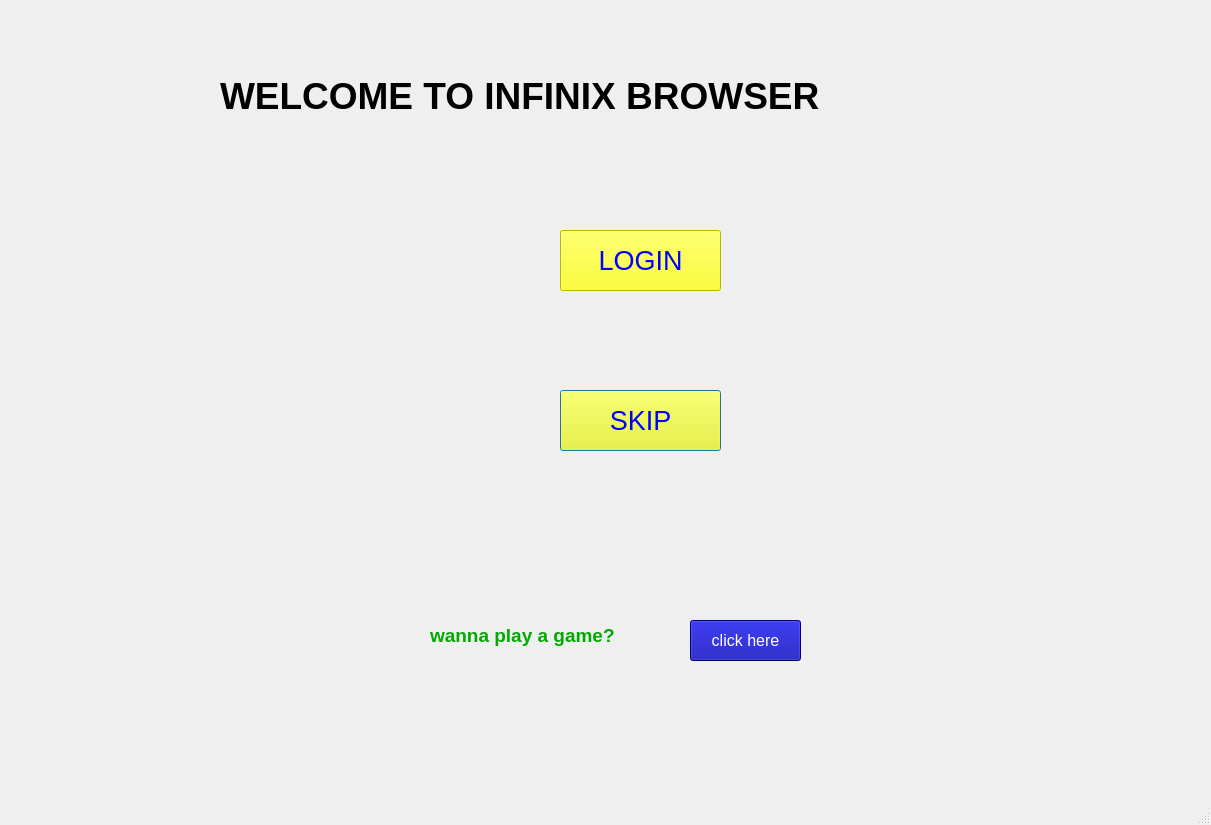
<?xml version="1.0" encoding="UTF-8"?>
<ui version="4.0">
 <class>MainWindow</class>
 <widget class="QDialog" name="MainWindow">
  <property name="geometry">
   <rect>
    <x>0</x>
    <y>0</y>
    <width>1211</width>
    <height>825</height>
   </rect>
  </property>
  <property name="windowTitle">
   <string>Dialog</string>
  </property>
  <property name="styleSheet">
   <string notr="true"/>
  </property>
  <property name="sizeGripEnabled">
   <bool>true</bool>
  </property>
  <widget class="QLabel" name="label">
   <property name="geometry">
    <rect>
     <x>0</x>
     <y>0</y>
     <width>1211</width>
     <height>801</height>
    </rect>
   </property>
   <property name="styleSheet">
    <string notr="true"/>
   </property>
   <property name="text">
    <string/>
   </property>
   <property name="pixmap">
    <pixmap>../1.jpeg</pixmap>
   </property>
   <property name="scaledContents">
    <bool>true</bool>
   </property>
  </widget>
  <widget class="QLabel" name="label_2">
   <property name="geometry">
    <rect>
     <x>220</x>
     <y>60</y>
     <width>801</width>
     <height>71</height>
    </rect>
   </property>
   <property name="font">
    <font>
     <pointsize>28</pointsize>
     <weight>75</weight>
     <bold>true</bold>
    </font>
   </property>
   <property name="styleSheet">
    <string notr="true">color: rgb(0,0,0);</string>
   </property>
   <property name="text">
    <string>WELCOME TO INFINIX BROWSER</string>
   </property>
  </widget>
  <widget class="QPushButton" name="skipbutton">
   <property name="geometry">
    <rect>
     <x>560</x>
     <y>390</y>
     <width>161</width>
     <height>61</height>
    </rect>
   </property>
   <property name="font">
    <font>
     <pointsize>20</pointsize>
     <weight>50</weight>
     <bold>false</bold>
    </font>
   </property>
   <property name="styleSheet">
    <string notr="true">background-color: rgb(255, 255, 0);
color: rgb(0, 0, 255);</string>
   </property>
   <property name="text">
    <string>SKIP</string>
   </property>
  </widget>
  <widget class="QPushButton" name="loginbutton">
   <property name="geometry">
    <rect>
     <x>560</x>
     <y>230</y>
     <width>161</width>
     <height>61</height>
    </rect>
   </property>
   <property name="font">
    <font>
     <pointsize>20</pointsize>
     <weight>50</weight>
     <bold>false</bold>
    </font>
   </property>
   <property name="styleSheet">
    <string notr="true">background-color: rgb(255, 255, 0);
color: rgb(0, 0, 255);</string>
   </property>
   <property name="text">
    <string>LOGIN</string>
   </property>
  </widget>
  <widget class="QPushButton" name="gamebutton">
   <property name="geometry">
    <rect>
     <x>690</x>
     <y>620</y>
     <width>111</width>
     <height>41</height>
    </rect>
   </property>
   <property name="font">
    <font>
     <pointsize>12</pointsize>
     <weight>50</weight>
     <bold>false</bold>
    </font>
   </property>
   <property name="styleSheet">
    <string notr="true">color: rgb(255, 255, 255);
background-color: rgb(0,0,165);</string>
   </property>
   <property name="text">
    <string>click here</string>
   </property>
  </widget>
  <widget class="QLabel" name="label_3">
   <property name="geometry">
    <rect>
     <x>430</x>
     <y>620</y>
     <width>241</width>
     <height>31</height>
    </rect>
   </property>
   <property name="font">
    <font>
     <pointsize>14</pointsize>
     <weight>75</weight>
     <bold>true</bold>
    </font>
   </property>
   <property name="styleSheet">
    <string notr="true">color: rgb(0, 170, 0);</string>
   </property>
   <property name="text">
    <string>wanna play a game?</string>
   </property>
  </widget>
 </widget>
 <resources/>
 <connections/>
</ui>
